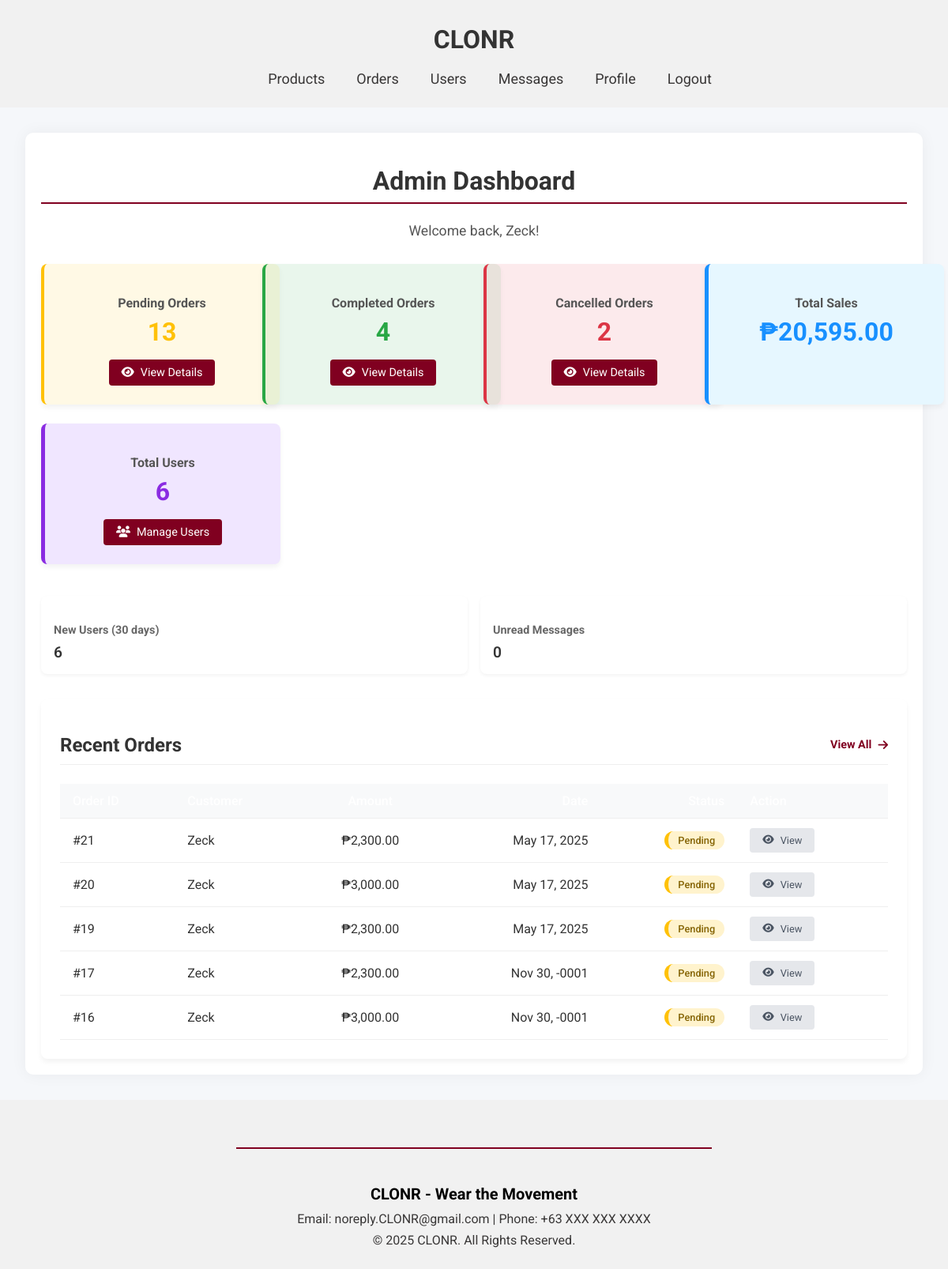
The page /admin/admindashboard.php (signed in) on the database its author committed.
### tables this page shows
CREATE TABLE `users` (
  `id` int(100) NOT NULL,
  `name` varchar(100) NOT NULL,
  `email` varchar(100) NOT NULL,
  `password` varchar(100) NOT NULL,
  `user_type` varchar(20) NOT NULL DEFAULT 'user',
  `image` varchar(100) NOT NULL,
  `phone` varchar(15) DEFAULT NULL,
  `created_acc` timestamp NOT NULL DEFAULT current_timestamp(),
  `Status` varchar(10) NOT NULL DEFAULT 'Active',
  `balance` decimal(65,0) NOT NULL,
  `money` decimal(65,0) NOT NULL
);

CREATE TABLE `orders` (
  `id` int(100) NOT NULL,
  `user_id` int(100) NOT NULL,
  `name` varchar(100) NOT NULL,
  `number` int(11) NOT NULL,
  `email` varchar(100) NOT NULL,
  `method` varchar(50) NOT NULL,
  `address` varchar(500) NOT NULL,
  `total_products` varchar(1000) NOT NULL,
  `total_price` float(10,2) NOT NULL,
  `placed_on` datetime NOT NULL DEFAULT current_timestamp(),
  `payment_status` varchar(20) NOT NULL DEFAULT 'Pending'
);

### admin/admindashboard.php (the view, shortened to what this page needs)
<?php
require_once '../config.php';
try {
    $admin_id = $_SESSION['admin_id'];
    $stmt = $conn->prepare("SELECT * FROM users WHERE id = ? AND user_type = 'admin'");
    $stmt->execute([$admin_id]);
    $admin = $stmt->fetch(PDO::FETCH_ASSOC);
    function countOrdersByStatus($conn, $status) {
        $stmt = $conn->prepare("SELECT COUNT(*) FROM orders WHERE payment_status = :status");
        $stmt->bindParam(':status', $status);
        $stmt->execute();
        return $stmt->fetchColumn();
    }
    $pending_count = countOrdersByStatus($conn, 'pending');
    $completed_count = countOrdersByStatus($conn, 'completed');
    $cancelled_count = countOrdersByStatus($conn, 'cancelled');
    $stmt = $conn->prepare("SELECT o.*, u.name as customer_name FROM orders o JOIN users u ON o.user_id = u.id ORDER BY id  desc LIMIT 5");
    $stmt->execute();
    $recent_orders = $stmt->fetchAll(PDO::FETCH_ASSOC);
    $total_sales_stmt = $conn->query("SELECT SUM(total_price) FROM orders WHERE payment_status = 'completed'");
    $total_sales = $total_sales_stmt->fetchColumn() ?? 0;
    $total_users_stmt = $conn->query("SELECT COUNT(*) FROM users WHERE user_type = 'user'");
    $total_users = $total_users_stmt->fetchColumn();
    $new_users_stmt = $conn->query("SELECT COUNT(*) FROM users WHERE user_type = 'user' AND created_acc >= DATE_SUB(NOW(), INTERVAL 1 MONTH)");
    $new_users = $new_users_stmt->fetchColumn();
    $unread_messages_stmt = $conn->query("SELECT COUNT(*) FROM messages WHERE is_read = 0");
    $unread_messages = $unread_messages_stmt->fetchColumn();
} catch (PDOException $e) {
    die("Database error: " . $e->getMessage());
}
?>
<!DOCTYPE html>
<html lang="en">
    <head>
        <link rel="stylesheet" href="../global.css"/>
        <link rel="stylesheet" href="admin.css">
        <link rel="stylesheet" href="https://cdnjs.cloudflare.com/ajax/libs/font-awesome/6.4.0/css/all.min.css">
    </head>
    <body>
        <header>
          <div class="container">
            <a href="admindashboard.php"><h1 class="title">CLONR</h1></a>
            <nav>
              <ul class="navbar">
                <li><a href="products.php">Products</a></li>
                <li><a href="order.php">Orders</a></li>
                <li><a href="users.php">Users</a></li>
                    <li><a href="messages.php">Messages</a></li>
                <li><a href="../AdminUpdateProfile.php">Profile</a></li>
                <li><a href="../logout.php" class="logout-btn">Logout</a></li>
              </ul>
            </nav>
        </header>
        <main class="admin-main">
            <div class="admin-container">
                <h1 class="admin-title">Admin Dashboard</h1>
                <p class="admin-welcome">Welcome back, <?= htmlspecialchars($admin['name'] ?? 'Administrator') ?>!</p>
                <div class="stats-container">
                    <div class="stat-card pending">
                        <h3>Pending Orders</h3>
                        <p class="stat-number"><?= $pending_count ?></p>
                        <a href="order.php?status=pending&search=&sort=id&order=ASC" class="stat-link">
                            <i class="fas fa-eye"></i> View Details
                        </a>
                    </div>
                    <div class="stat-card approved">
                        <h3>Completed Orders</h3>
                        <p class="stat-number"><?= $completed_count ?></p>
                        <a href="order.php?status=completed&search=&sort=id&order=ASC" class="stat-link">
                            <i class="fas fa-eye"></i> View Details
                        </a>
                    </div>
                    <div class="stat-card declined">
                        <h3>Cancelled Orders</h3>
                        <p class="stat-number"><?= $cancelled_count ?></p>
                        <a href="order.php?status=cancelled&search=&sort=id&order=ASC" class="stat-link">
                            <i class="fas fa-eye"></i> View Details
                        </a>
                    </div>
                    <div class="stat-card sales">
                        <h3>Total Sales</h3>
                        <p class="stat-number">₱<?= number_format($total_sales, 2) ?></p>
                    </div>
                    <div class="stat-card users">
                        <h3>Total Users</h3>
                        <p class="stat-number"><?= $total_users ?></p>
                        <a href="users.php" class="stat-link">
                            <i class="fas fa-users"></i> Manage Users
                        </a>
                    </div>
                </div>
                <div class="quick-stats">
                    <div class="quick-stat">
                        <h4>New Users (30 days)</h4>
                        <p><?= $new_users ?></p>
                    </div>
                    <div class="quick-stat">
                        <h4>Unread Messages</h4>
                        <p><?= $unread_messages ?></p>
                    </div>
                </div>
                <div class="recent-orders">
                    <h2>
                        Recent Orders
                        <a href="order.php">
                            View All <i class="fas fa-arrow-right"></i>
                        </a>
                    </h2>
                    <table>
                        <thead>
                            <tr>
                                <th>Order ID</th>
                                <th>Customer</th>
                                <th>Amount</th>
                                <th>Date</th>
                                <th>Status</th>
                                <th>Action</th>
                            </tr>
                        </thead>
                        <tbody>
                            <?php foreach ($recent_orders as $order): ?>
                            <tr>
                                <td>#<?= htmlspecialchars($order['id']) ?></td>
                                <td><?= htmlspecialchars($order['customer_name']) ?></td>
                                <td>₱<?= htmlspecialchars(number_format($order['total_price'], 2)) ?></td>
                                <td><?= htmlspecialchars(date('M d, Y', strtotime($order['placed_on']))) ?></td>
                                <td><span class="status <?= htmlspecialchars($order['payment_status']) ?>"><?= ucfirst(htmlspecialchars($order['payment_status'])) ?></span></td>
                                <td><a href="order_details.php?id=<?= $order['id'] ?>" class="action-btn"><i class="fas fa-eye"></i> View</a></td>
                            </tr>
                            <?php endforeach; ?>
                        </tbody>
                    </table>
                </div>
            </div>
        </main>
        <hr class="custom-hr">
        <footer>
        <div class="footer-content">
            <h2>CLONR - Wear the Movement</h2>
            <p>Email: noreply.CLONR@gmail.com | Phone: +63 XXX XXX XXXX</p>
            <p>© 2025 CLONR. All Rights Reserved.</p>
        </div>
        </footer>
    </body>
</html>

### global.css (style rules this page uses)
body { margin: 0; font-family: 'Roboto',sans-serif; background-color: #f1f1f1; color: #333333; }
header { padding: 10px 40px; display: flex; justify-content: center; align-items: center; position: relative; }
.title { color: #000000; font-size: 2rem; text-align: center; }
a { text-decoration: none; }
.navbar { list-style: none; display: flex; gap: 40px; z-index: 10; }
.navbar li { position: relative; cursor: pointer; font-size: 18px; color: #393737; }
.navbar a { text-decoration: none; color: inherit; }
footer { color: #000000; text-align: center; padding: 20px 20px; }
.footer-content h2 { font-size: 20px; margin-bottom: 10px; }
.footer-content p { font-size: 16px; margin: 8px 0; color: #393737; }
.custom-hr { width: 50%; border: 1px solid #800020; margin-top: 5%; }

### admin/admin.css (style rules this page uses)
.title { font-size: 2rem; margin-bottom: 20px; color: #333; }
.admin-main { padding: 40px 20px; background-color: #f8f9fa; min-height: calc(100vh - 200px); }
.admin-container { max-width: 1200px; margin: 0 auto; padding: 20px; background-color: #fff; border-radius: 10px; box-shadow: 0 0 20px rgba(0, 0, 0, 0.05); }
.admin-title { color: #333; font-size: 2.5rem; margin-bottom: 30px; text-align: center; border-bottom: 2px solid #800020; padding-bottom: 15px; }
.stats-container { display: flex; justify-content: space-between; margin-bottom: 40px; flex-wrap: wrap; gap: 20px; }
.stat-card { flex: 1; min-width: 250px; padding: 25px; border-radius: 10px; text-align: center; box-shadow: 0 4px 12px rgba(0, 0, 0, 0.1); transition: transform 0.3s ease; }
.stat-card h3 { font-size: 1.2rem; color: #555; margin-bottom: 15px; }
.stat-number { font-size: 2.5rem; font-weight: 700; margin: 15px 0; }
.stat-link { display: inline-block; padding: 8px 15px; background-color: #800020; color: white; border-radius: 5px; text-decoration: none; transition: background-color 0.3s ease; }
.pending { background-color: #fff3cd; border-left: 5px solid #ffc107; }
.approved { background-color: #d4edda; border-left: 5px solid #28a745; }
.declined { background-color: #f8d7da; border-left: 5px solid #dc3545; }
.pending .stat-number { color: #ffc107; }
.approved .stat-number { color: #28a745; }
.declined .stat-number { color: #dc3545; }
.recent-orders { margin-top: 40px; }
.recent-orders h2 { font-size: 1.8rem; margin-bottom: 20px; color: #333; padding-bottom: 10px; border-bottom: 1px solid #eee; }
table { width: 100%; border-collapse: collapse; margin-top: 20px; }
th, td { padding: 12px 15px; text-align: left; border-bottom: 1px solid #ddd; }
th { background-color: #800020; color: white; font-weight: 500; }
.status { padding: 5px 10px; border-radius: 20px; font-size: 0.8rem; font-weight: 500; }
.status.pending { background-color: #fff3cd; color: #856404; }
.action-btn { display: inline-block; padding: 5px 10px; background-color: #800020; color: white; border-radius: 4px; text-decoration: none; transition: background-color 0.3s ease; }
.stat-card.sales { background-color: #e6f7ff; border-left: 5px solid #1890ff; }
.stat-card.sales .stat-number { color: #1890ff; }
table th:nth-child(3), table td:nth-child(3) { text-align: center; }
table th:nth-child(4), table td:nth-child(4), table th:nth-child(5), table td:nth-child(5) { text-align: right; }
.admin-welcome { text-align: center; color: #666; margin-bottom: 30px; font-size: 1.1rem; }
.stat-card.users { background-color: #f0e6ff; border-left: 5px solid #8a2be2; }
.stat-card.users .stat-number { color: #8a2be2; }
th { background-color: #800020; color: white; }
.action-btn { display: inline-block; padding: 5px 10px; margin-right: 5px; border-radius: 3px; text-decoration: none; font-size: 14px; }
.action-btn { padding: 0.5rem 1rem; border-radius: 4px; text-decoration: none; font-size: 0.9rem; transition: all 0.2s; }
.action-btn:not(.reply):not(.delete) { background-color: #e0e0e0; color: #333; }
.action-btn { padding: 0.5rem 1rem; border-radius: 6px; text-decoration: none; font-size: 0.85rem; transition: all 0.2s; }
.action-btn:not(.reply):not(.delete) { background-color: #E5E7EB; color: #4B5563; }

### rows shown on the page
users: name "Zeck"
orders: id "21", user.name "Zeck", total_price "2,300.00", placed_on "May 17, 2025", payment_status "Pending"
orders: id "20", user.name "Zeck", total_price "3,000.00", placed_on "May 17, 2025", payment_status "Pending"
orders: id "19", user.name "Zeck", total_price "2,300.00", placed_on "May 17, 2025", payment_status "Pending"
orders: id "17", user.name "Zeck", total_price "2,300.00", placed_on "Nov 30, -0001", payment_status "Pending"
orders: id "16", user.name "Zeck", total_price "3,000.00", placed_on "Nov 30, -0001", payment_status "Pending"

### other values the page prints
$pending_count "13"
$completed_count "4"
$cancelled_count "2"
$total_sales "20,595.00"
$total_users "6"
$new_users "6"
$unread_messages "0"
